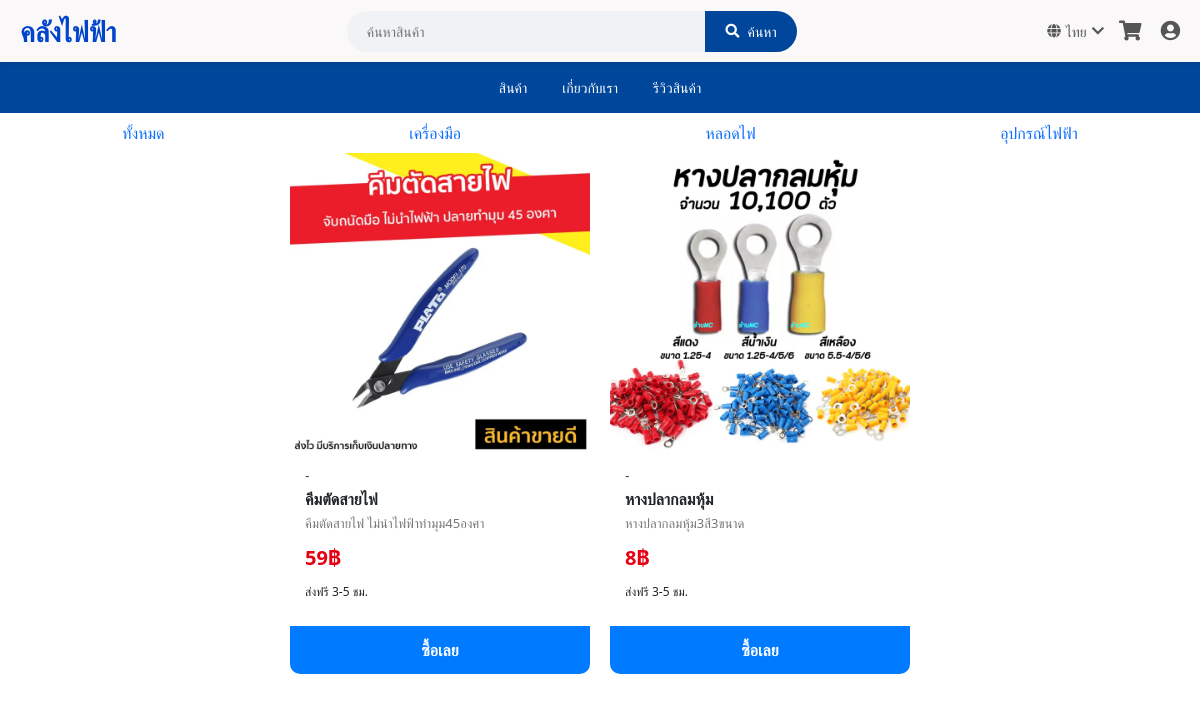
/customer_home_equipment, run on the app's committed database.
### tables this page shows
CREATE TABLE "CATALOG" (
	"CATALOG_ID"	INTEGER,
	"TYPE_FK"	INTEGER,
	"CATALOG_Name"	TEXT,
	"CATALOG_Price"	TEXT,
	"CATALOG_Image"	BLOB,
	"CATALOG_Detail"	TEXT,
	"CATALOG_Brand"	TEXT,
	PRIMARY KEY("CATALOG_ID" AUTOINCREMENT),
	CONSTRAINT "TYPE_ID" FOREIGN KEY("TYPE_FK") REFERENCES "TYPE"("TYPE_ID")
);

### main.py (the view)
@app.route('/customer_home_equipment')
def customer_home_equipment():
    conn = sqlite3.connect("ELEC_DB.db")
    c = conn.cursor()
    c.execute("SELECT * FROM CATALOG")
    catalog = conn.execute("SELECT * FROM CATALOG").fetchall()
    Equipment = conn.execute("SELECT * FROM CATALOG WHERE TYPE_FK = 1").fetchall()
    led = conn.execute("SELECT * FROM CATALOG WHERE TYPE_FK = 2").fetchall()
    Electronic = conn.execute("SELECT * FROM CATALOG WHERE TYPE_FK = 3").fetchall()
    conn.close()
    return render_template("customer_home_equipment.html", catalog = catalog, Equipment=Equipment, led=led, Electronic=Electronic)

### templates/customer_home_equipment.html (shortened to what this page needs)
{% extends "customer_layout.html"%}
{% block content %}
<ul class="nav nav-pills nav-fill">
  <li class="nav-item">
    <a class="nav-link" href="\customer_home">ทั้งหมด</a>
  </li>
  <li class="nav-item">
    <a class="nav-link" href="\customer_home_equipment">เครื่องมือ</a>
  </li>
  <li class="nav-item">
    <a class="nav-link" href="\customer_home_led">หลอดไฟ</a>
  </li>
  <li class="nav-item">
    <a class="nav-link" href="\customer_home_electronic">อุปกรณ์ไฟฟ้า</a>
  </li>
</ul>
<div class="product-container">
  {% for m in Equipment %}
    <div class="col-md-3" >
    <img src="{{ m[4] }}" class="card-img-top" style="height:300px;object-fit:cover;">
    <div class="product-info">
      <h4>{{ m[6] }}</h4>
      <h3>{{ m[2] }}</h3>
      <p>{{ m[5] }}</p>
      <div>
        <span class="price">{{ m[3] }}฿</span>
      </div>
      <div class="extra-info">
        <span>ส่งฟรี 3-5 ชม.</span>
      </div>
    </div>
<form action="/submit_cart" method="POST" enctype="multipart/form-data">
    <button type="submit" class="buy-btn">ซื้อเลย</button>
  </div>
  {% endfor %}
</div>
{% endblock%}

### templates/customer_layout.html (style rules this page uses)
.product-container { display: flex; flex-wrap: wrap; gap: 20px; justify-content: center; }
.product-info { padding: 15px; }
.product-info h4 { font-size: 14px; color: #555; margin: 0; }
.product-info h3 { font-size: 16px; margin: 5px 0; font-weight: bold; }
.product-info p { font-size: 13px; color: #777; margin: 5px 0 10px; }
.price { font-size: 20px; font-weight: bold; color: #e60012; }
.extra-info { display: flex; justify-content: space-between; font-size: 12px; margin: 10px 0; }
.buy-btn { display: block; width: 100%; text-align: center; background: #007bff; color: #fff; font-weight: bold; padding: 12px; border: none; border-radius: 0 0 10px 10px; cursor: pointer; text-decoration: none; }

### data on the page
CATALOG: shows a picture, CATALOG_Brand "-", CATALOG_Name "คีมตัดสายไฟ", CATALOG_Detail "คีมตัดสายไฟ ไม่นำไฟฟ้าทำมุม45องศา", CATALOG_Price "59"
CATALOG: shows a picture, CATALOG_Brand "-", CATALOG_Name "หางปลากลมหุ้ม", CATALOG_Detail "หางปลากลมหุ้ม3สี3ขนาด", CATALOG_Price "8"
